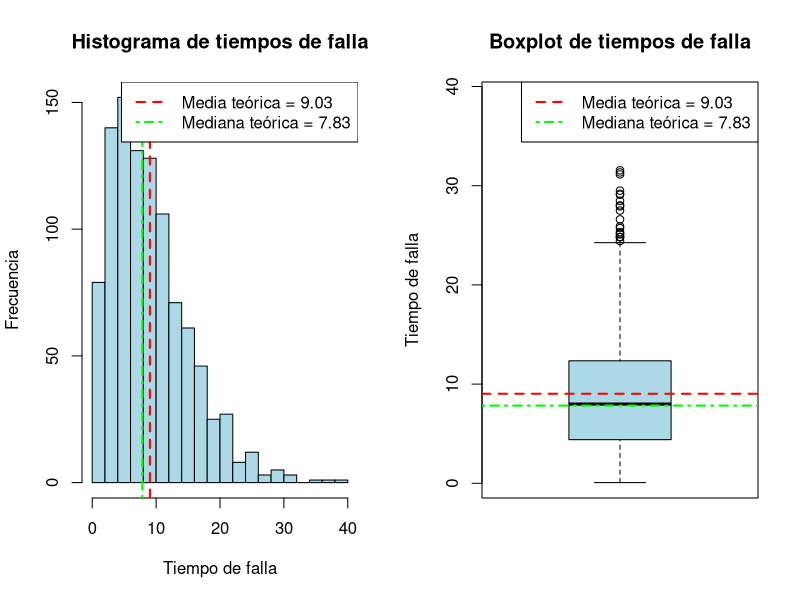
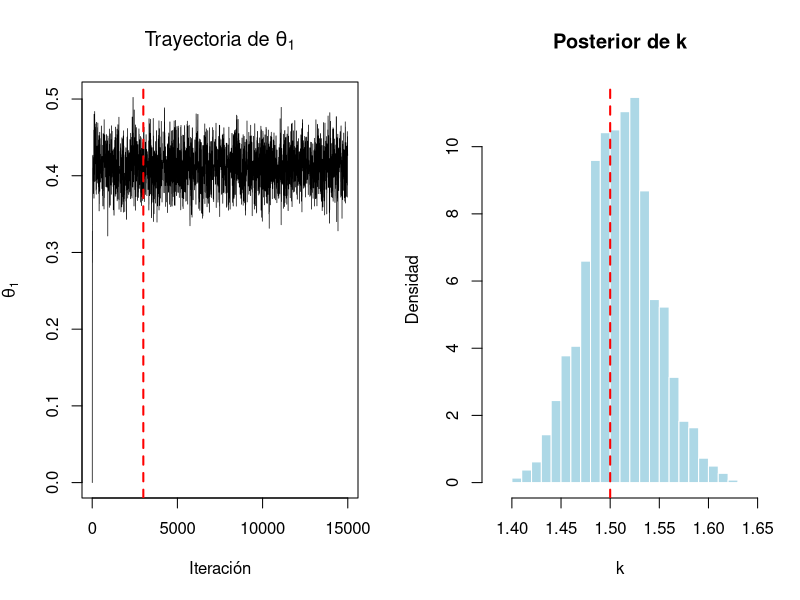
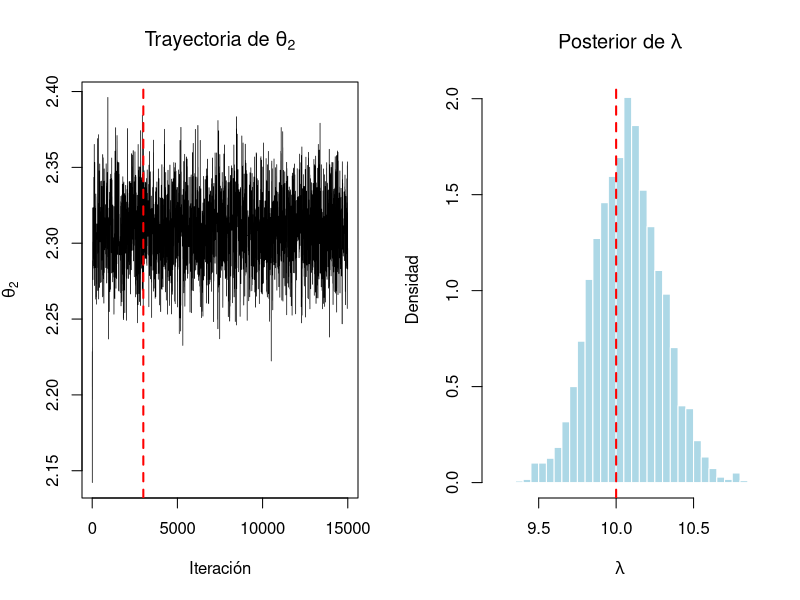
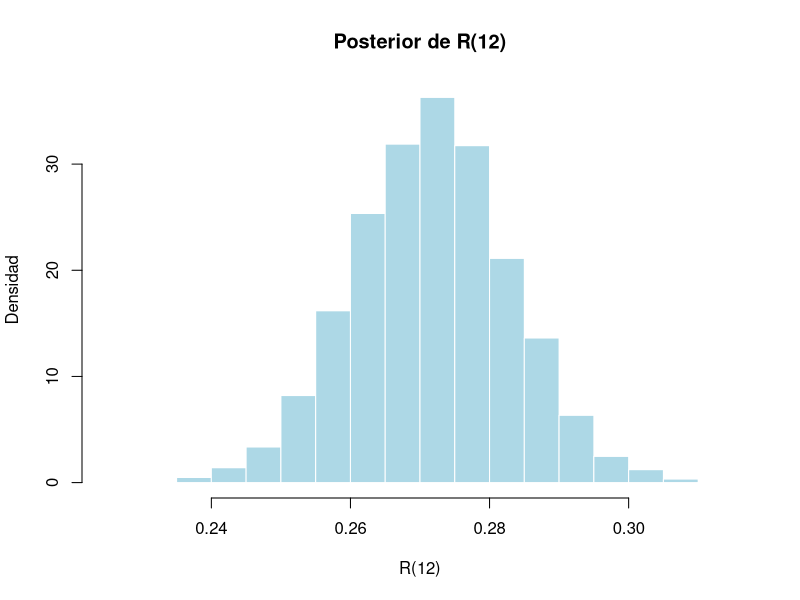

Recreate these plots in R, in order. (Note: this script raises an error after producing the figures.)
# ---- Construcción Simulación ----
n <- 1000
k      <- 1.5
lambda <- 10
set.seed(123)
datos <- rweibull(n = n, shape = k, scale = lambda)

# ---- Exploración Datos ----
media_muestral   <- round(mean(datos),4)
mediana_muestral <- round(median(datos),4)
sd_muestral      <- round(sd(datos),4)

media_teorica   <- round(lambda*gamma(1+1/k),4)
var_teorica     <- lambda^2*(gamma(1+2/k) - gamma(1+1/k)^2)
mediana_teorica <- round(lambda*(log(2))^(1/k),4)
sd_teorica      <- round(sqrt(var_teorica),4)

tabla <- data.frame(
  Medida = c("Tamaño muestra","Media","Mediana","Desviación estándar"),
  Muestral = c(n, media_muestral, mediana_muestral, sd_muestral),
  Teorica  = c(NA, media_teorica, mediana_teorica, sd_teorica)
)
cat("== Tabla exploración ==\n")
print(tabla)

# ---- Gráficos histograma / boxplot ----
png("salida_pregunta4/01_histograma_boxplot.png", width = 1000, height = 500)
par(mfrow = c(1, 2))
hist(datos, breaks = 20, col = "lightblue", border = "black",
     main = "Histograma de tiempos de falla",
     xlab = "Tiempo de falla", ylab = "Frecuencia")
abline(v = media_teorica, col = "red", lty = 2, lwd = 2)
abline(v = mediana_teorica, col = "green", lty = 4, lwd = 2)
legend("topright",
       legend = c(paste0("Media teórica = ", round(media_teorica, 2)),
                  paste0("Mediana teórica = ", round(mediana_teorica, 2))),
       col = c("red", "green"), lty = c(2, 4), lwd = 2)
boxplot(datos, vertical = TRUE, col = "lightblue",
        main = "Boxplot de tiempos de falla",
        ylab = "Tiempo de falla", names = "Tiempos simulados")
abline(h = media_teorica, col = "red", lty = 2, lwd = 2)
abline(h = mediana_teorica, col = "green", lty = 4, lwd = 2)
legend("topright",
       legend = c(paste0("Media teórica = ", round(media_teorica, 2)),
                  paste0("Mediana teórica = ", round(mediana_teorica, 2))),
       col = c("red", "green"), lty = c(2, 4), lwd = 2)
par(mfrow = c(1, 1))
dev.off()

# ---- Distribución a priori / verosimilitud ----
log_verosimilitud <- function(theta, t) {
  theta1 <- theta[1]; theta2 <- theta[2]
  k      <- exp(theta1); lambda <- exp(theta2)
  n  <- length(t)
  n*theta1 + (k-1)*sum(log(t)) - n*k*theta2 - sum((t/lambda)^k)
}
log_prior <- function(theta, t_barra) {
  theta1 <- theta[1]; theta2 <- theta[2]
  log_prior_1 <- -0.5*((theta1 - 0)/ 2)^2
  log_prior_2 <- -0.5*((theta2 - log(t_barra))/2)^2
  log_prior_1 + log_prior_2
}
log_pi <- function(theta, t) {
  t_barra <- mean(t)
  log_verosimilitud(theta, t) + log_prior(theta, t_barra)
}

# ---- Metropolis-Hastings ----
set.seed(123)
N <- 15000
B <- 3000
sigma_q <- 0.05
X <- matrix(0, nrow = N, ncol = 2)
colnames(X) <- c("theta1", "theta2")
X[1, ] <- c(0, round(log(mean(datos)),4))
aceptados <- 0
for (i in 1:(N - 1)) {
  x <- X[i, ]
  y <- x + rnorm(n = 2, mean = 0, sd = sigma_q)
  log_alpha <- log_pi(y, datos) - log_pi(x, datos)
  if (log(runif(1)) <= log_alpha) {
    X[i + 1, ] <- y
    aceptados <- aceptados + 1
  } else {
    X[i + 1, ] <- x
  }
}
total_propuestas <- N - 1
tasa_aceptacion <- aceptados / total_propuestas
muestras_posteriores_usadas <- N - B

tabla_2 <- data.frame(
  Cantidad = c("Número total de propuestas","Propuestas aceptadas",
               "Tasa de aceptación","Iteraciones descartadas como burn-in",
               "Muestras posteriores utilizadas"),
  Valor = c(total_propuestas, aceptados, round(tasa_aceptacion, 4),
            B, muestras_posteriores_usadas)
)
cat("\n== Resumen Metropolis-Hastings ==\n")
print(tabla_2)

primeras_iteraciones <- data.frame(
  Iteracion = 0:9,
  theta1 = round(X[1:10, 1], 4),
  theta2 = round(X[1:10, 2], 4)
)
cat("\n== Primeras iteraciones ==\n")
print(primeras_iteraciones)

# ---- Burn-in ----
X_burn <- X[(B + 1):N, ]
theta1_burn <- X_burn[, 1]
theta2_burn <- X_burn[, 2]
k_burn <- exp(theta1_burn)
lambda_burn <- exp(theta2_burn)
R12_burn <- exp(- (12/lambda_burn)^k_burn)

# ---- Tablas y gráficos finales ----
posteriori_tabla_summary <- function(x) {
  c(media = round(mean(x),4),
    mediana = round(median(x),4),
    desviacion_estandar = round(sd(x),4),
    IC_2.5 = round(quantile(x, 0.025),4),
    IC_97.5 = round(quantile(x, 0.975),4))
}
tabla_resumen <- rbind(
  k = posteriori_tabla_summary(k_burn),
  lambda = posteriori_tabla_summary(lambda_burn),
  R12 = posteriori_tabla_summary(R12_burn)
)
tabla_resumen <- as.data.frame(tabla_resumen)
cat("\n== Tabla resumen posterior ==\n")
print(tabla_resumen)

png("salida_pregunta4/02_diagnosticos_k.png", width = 1000, height = 500)
par(mfrow = c(1, 2))
plot(X[, 1], type = "l", lwd = 0.7,
     main = expression("Trayectoria de " * theta[1]),
     xlab = "Iteración", ylab = expression(theta[1]))
abline(v = B, col = "red", lty = 2, lwd = 2)
hist(k_burn, breaks = 30, col = "lightblue", border = "white",
     main = "Posterior de k", xlab = "k", ylab = "Densidad", probability = TRUE)
abline(v = k, col = "red", lty = 2, lwd = 2)
par(mfrow = c(1, 1))
dev.off()

png("salida_pregunta4/03_diagnosticos_lambda.png", width = 1000, height = 500)
par(mfrow = c(1, 2))
plot(X[, 2], type = "l", lwd = 0.7,
     main = expression("Trayectoria de " * theta[2]),
     xlab = "Iteración", ylab = expression(theta[2]))
abline(v = B, col = "red", lty = 2, lwd = 2)
hist(lambda_burn, breaks = 30, col = "lightblue", border = "white",
     main = expression("Posterior de " * lambda),
     xlab = expression(lambda), ylab = "Densidad", probability = TRUE)
abline(v = lambda, col = "red", lty = 2, lwd = 2)
par(mfrow = c(1, 1))
dev.off()

png("salida_pregunta4/04_posterior_R12.png", width = 600, height = 500)
hist(R12_burn, breaks = 30, col = "lightblue", border = "white",
     main = "Posterior de R(12)", xlab = "R(12)", ylab = "Densidad", probability = TRUE)
dev.off()

# ---- Exportar archivos (ruta adaptada a este entorno) ----
ruta_salida <- "salida_pregunta4"
base_exportar <- data.frame(tiempo = datos)
write.csv(base_exportar, file = file.path(ruta_salida, "base_datos_utilizada.csv"), row.names = FALSE)
muestras_posteriores <- data.frame(
  theta1 = theta1_burn, theta2 = theta2_burn,
  k = k_burn, lambda = lambda_burn, R12 = R12_burn
)
write.csv(muestras_posteriores, file = file.path(ruta_salida, "muestras_posteriores_MH.csv"), row.names = FALSE)
write.csv(tabla_resumen, file = file.path(ruta_salida, "tabla_resumen_posterior.csv"), row.names = TRUE)

cat("\n== Archivos generados en salida_pregunta4/ ==\n")
print(list.files(ruta_salida))
